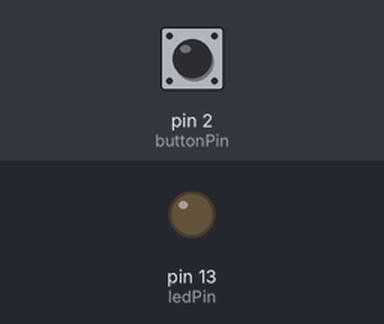
The sketch below on a simulated Arduino Uno, built with avr-gcc and run on an emulated ATmega328P. On the bench: output pins drawn as LEDs (lit = HIGH). The test bench sets the inputs (shaded band); at power-on: pin 2 (buttonPin) HIGH. What the sketch prints to the serial monitor is not drawn.

Above: at 1.2 s.
1.3 s: pin 2 (buttonPin) pulled LOW for 0.15 s
At 2.6 s:
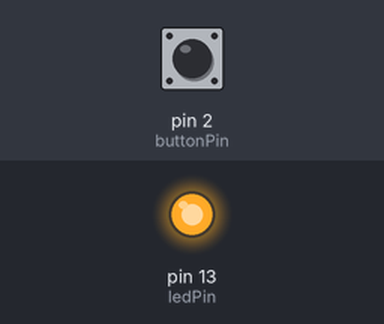
2.9 s: pin 2 (buttonPin) pulled LOW for 1 s
At 3.9 s:
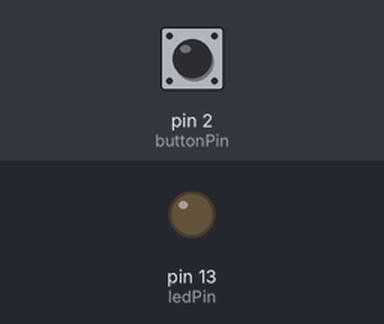
5.4 s: pin 2 (buttonPin) pulled LOW for 3.2 s
At 5.9 s:
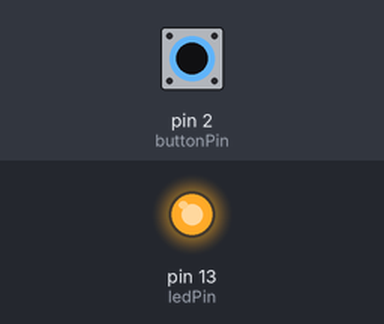
Timing chart, 0 to 8.4 s (numbered marks = the images above; inputs shaded):
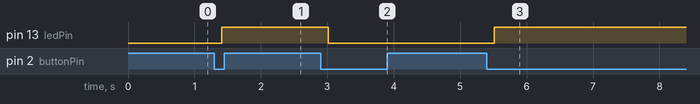

Measured:
- after the input at 1.3 s, pin 13 (ledPin): LOW → HIGH after 0.11 s
- after the input at 2.9 s, pin 13 (ledPin): HIGH → LOW after 0.11 s
- after the input at 5.4 s, pin 13 (ledPin): LOW → HIGH after 0.11 s

The sketch:

sketch_apr02b.ino
```cpp
//ボタンを押すとLEDがON/OFFするスケッチ３
#include <Bounce2.h>

const int buttonON = LOW;
const int buttonOFF = HIGH;

const int buttonPin = 2;
const int ledPin = 13;
int buttonState = 0;
int previusState = buttonOFF;
unsigned long cntMillis = 0;

int ledState = 0;
int previusLedState = 0;

Bounce pushbutton = Bounce(buttonPin, 10); // 10 ms debounce

void setup() {
  Serial.begin(19200);
  pinMode(ledPin, OUTPUT);
  pinMode(buttonPin, INPUT_PULLUP);
}

void loop(){
  buttonState = digitalRead(buttonPin);
  if (pushbutton.update()) {
    if (pushbutton.fallingEdge()) {
      if (ledState == 0) { //LEDのステータスが消灯なら点灯、点灯なら消灯する
        ledState = 1;
      } else {
        ledState = 0;
      }
      cntMillis = millis(); // ボタンonの時間を記憶
    }
  } else {
    if (ledState != previusLedState) {
      unsigned long nowMillis = millis();
      if (nowMillis - cntMillis > 100) { // ボタンonからしばらくまった後に実行
        if (ledState == 0) {
          digitalWrite(ledPin, LOW);
        } else {
          digitalWrite(ledPin, HIGH);
        }
      previusLedState = ledState;
      }
    }
  }
  Serial.println(ledState);
}
```
